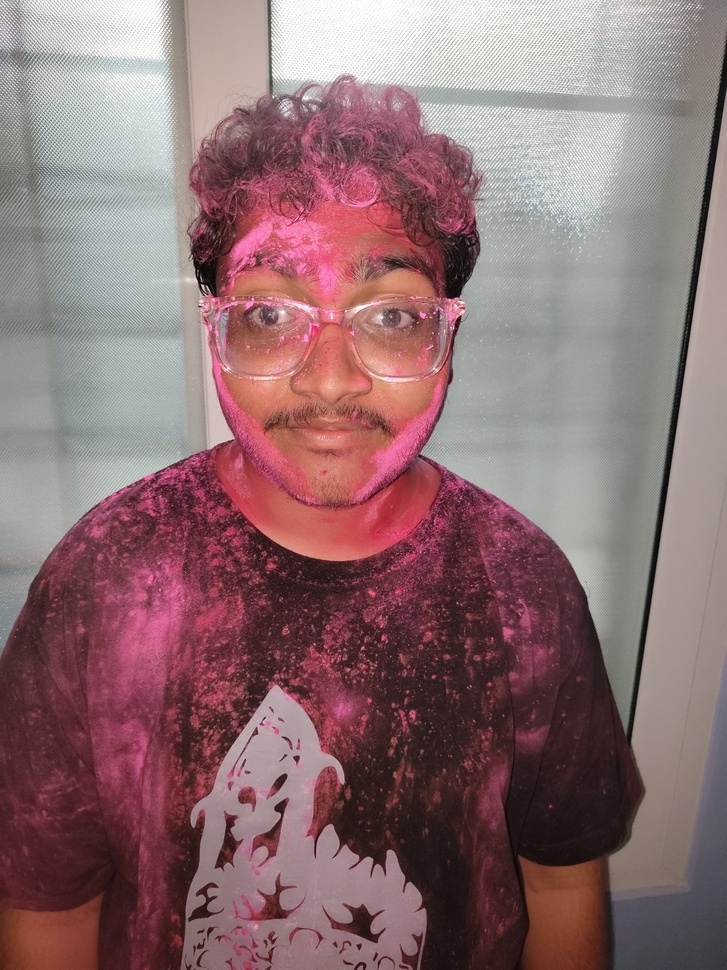
#> input picture Feautre Detection/23.jpg, 727 x 970 px, shrunk from 3072 x 4096 before the run
$ jupyter execute GOLF.ipynb
#> lines starting #> are read from the running program, lines starting #| are printed output that depends on the picture; long printed decimals are rounded
[cell 1]
import cv2
import numpy as np
import matplotlib.pyplot as plt

# Load the image
image = cv2.imread('23.jpg')
#> image is the input picture: shape (970, 727, 3); mean B, G, R 113.1, 110.5, 140.8
image_rgb = cv2.cvtColor(image, cv2.COLOR_BGR2RGB)

# Use a Haar cascade classifier for detecting faces
face_cascade = cv2.CascadeClassifier(cv2.data.haarcascades + 'haarcascade_frontalface_default.xml')
faces = face_cascade.detectMultiScale(image_rgb, 1.3, 5)
#> faces = ()

# Draw rectangles around the faces
for (x,y,w,h) in faces:
    cv2.rectangle(image_rgb,(x,y),(x+w,y+h),(255,0,0),2)
#> this loop made 0 passes

# Display the result
plt.imshow(image_rgb)
plt.axis('off')
plt.show()

[cell 2]
import cv2
import numpy as np
import matplotlib.pyplot as plt

def compute_golf_descriptor(image):
    # Step 1: Detect keypoints
    keypoints = detect_keypoints(image)

    # Step 2: Compute local descriptors
    descriptors = compute_local_descriptors(image, keypoints)

    # Step 3: Feature pooling
    pooled_descriptor = pool_features(descriptors)

    # Step 4: Normalize
    normalized_descriptor = normalize(pooled_descriptor)

    return normalized_descriptor

def detect_keypoints(image):
    # Use a keypoint detector (e.g., ORB, FAST, etc.)
    detector = cv2.ORB_create()
    keypoints = detector.detect(image, None)
    return keypoints

def compute_local_descriptors(image, keypoints):
    # Compute local descriptors around keypoints
    extractor = cv2.ORB_create()
    keypoints, descriptors = extractor.compute(image, keypoints)
    return descriptors

def pool_features(descriptors):
    # Perform feature pooling (e.g., max pooling, average pooling)
    pooled_descriptor = np.max(descriptors, axis=0)  # Example: Max pooling
    return pooled_descriptor

def normalize(descriptor):
    # Normalize the descriptor (e.g., L2 normalization)
    normalized_descriptor = descriptor / np.linalg.norm(descriptor)
    return normalized_descriptor

# Load images
image1 = cv2.imread('24.jpg', cv2.IMREAD_GRAYSCALE)
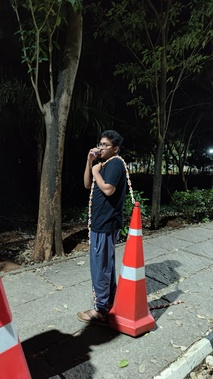
#> input picture Feautre Detection/24.jpg, 213 x 379 px, shrunk from 900 x 1600 before the run
#> image1: shape (379, 213); min 0, max 255, mean 64
image2 = cv2.imread('25.jpg', cv2.IMREAD_GRAYSCALE)
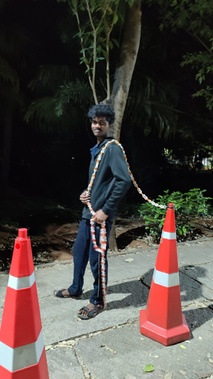
#> input picture Feautre Detection/25.jpg, 213 x 379 px, shrunk from 900 x 1600 before the run
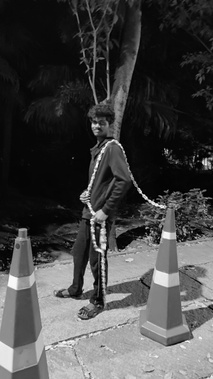
#> image2: shape (379, 213); min 0, max 254, mean 69.3

# Compute GOLF descriptors
descriptor1 = compute_golf_descriptor(image1)
#> in detect_keypoints, `keypoints = detector.detect(image, None)`: keypoints = 449 keypoints; strongest (x, y, size): (131, 188, 31), (95, 181, 31), (93, 168, 53.6), (94, 168, 44.6)
#> in pool_features, `pooled_descriptor = np.max(descriptors, axis=0)`: pooled_descriptor = 32 values, max 255 at index 0, min 252 at index 2, mean 254.7
#> in normalize, `normalized_descriptor = descriptor / np.linalg.norm(descriptor)`: normalized_descriptor = 32 values, max 0.177 at index 0, min 0.175 at index 2, mean 0.177
#> descriptor1 has the same summary as normalized_descriptor in normalize
descriptor2 = compute_golf_descriptor(image2)
#> in detect_keypoints (call 2), `keypoints = detector.detect(image, None)`: keypoints = 455 keypoints; strongest (x, y, size): (102, 252, 31), (140, 191, 31), (104, 251, 31), (99, 247, 31)
#> descriptor2 = 32 values, max 0.177 at index 0, min 0.176 at index 4, mean 0.177

# Display images
plt.figure(figsize=(10, 5))

plt.subplot(1, 2, 1)
plt.imshow(image1, cmap='gray')
plt.title('Image 1')
plt.axis('off')

plt.subplot(1, 2, 2)
plt.imshow(image2, cmap='gray')
plt.title('Image 2')
plt.axis('off')

plt.show()

# Compare descriptors
distance = np.linalg.norm(descriptor1 - descriptor2)
#> distance = 0.00312
print("Distance between descriptors:", distance)
#| Distance between descriptors: 0.003121

[cell 3]
import cv2
import numpy as np

def compute_golf_descriptor(image):
    # Step 1: Detect keypoints
    keypoints = detect_keypoints(image)
#> in detect_keypoints, `keypoints = detector.detect(image, None)`: keypoints = 449 keypoints; strongest (x, y, size): (131, 188, 31), (95, 181, 31), (93, 168, 53.6), (94, 168, 44.6)

    # Step 2: Compute local descriptors
    descriptors = compute_local_descriptors(image, keypoints)

    # Step 3: Feature pooling
    pooled_descriptor = pool_features(descriptors)

    # Step 4: Normalize
    normalized_descriptor = normalize(pooled_descriptor)

    return normalized_descriptor

def detect_keypoints(image):
    # Use a keypoint detector (e.g., ORB, FAST, etc.)
    detector = cv2.ORB_create()
    keypoints = detector.detect(image, None)
    return keypoints

def compute_local_descriptors(image, keypoints):
    # Compute local descriptors around keypoints
    extractor = cv2.ORB_create()
    keypoints, descriptors = extractor.compute(image, keypoints)
    return descriptors

def pool_features(descriptors):
    # Perform feature pooling (e.g., max pooling, average pooling)
    pooled_descriptor = np.max(descriptors, axis=0)  # Example: Max pooling
    return pooled_descriptor

def normalize(descriptor):
    # Normalize the descriptor (e.g., L2 normalization)
    normalized_descriptor = descriptor / np.linalg.norm(descriptor)
    return normalized_descriptor

# Load images
image1 = cv2.imread('24.jpg', cv2.IMREAD_GRAYSCALE)
image2 = cv2.imread('25.jpg', cv2.IMREAD_GRAYSCALE)

# Compute GOLF descriptors
descriptor1 = compute_golf_descriptor(image1)
descriptor2 = compute_golf_descriptor(image2)
#> in detect_keypoints (call 2), `keypoints = detector.detect(image, None)`: keypoints = 455 keypoints; strongest (x, y, size): (102, 252, 31), (140, 191, 31), (104, 251, 31), (99, 247, 31)

# Display images
cv2.imshow("Image 1", image1)
cv2.imshow("Image 2", image2)
cv2.waitKey(0)
cv2.destroyAllWindows()

# Compare descriptors
distance = np.linalg.norm(descriptor1 - descriptor2)
print("Distance between descriptors:", distance)
#| Distance between descriptors: 0.003121

[cell 4]
import cv2
import numpy as np

def compute_golf_descriptor(image):
    # Step 1: Detect keypoints
    keypoints = detect_keypoints(image)

    # Step 2: Compute local descriptors
    descriptors = compute_local_descriptors(image, keypoints)

    # Step 3: Feature pooling
    pooled_descriptor = pool_features(descriptors)

    # Step 4: Normalize
    normalized_descriptor = normalize(pooled_descriptor)

    return normalized_descriptor

def detect_keypoints(image):
    # Use a keypoint detector (e.g., ORB, FAST, etc.)
    detector = cv2.ORB_create()
    keypoints = detector.detect(image, None)
    return keypoints

def compute_local_descriptors(image, keypoints):
    # Compute local descriptors around keypoints
    extractor = cv2.ORB_create()
    keypoints, descriptors = extractor.compute(image, keypoints)
    return descriptors

def pool_features(descriptors):
    # Perform feature pooling (e.g., max pooling, average pooling)
    pooled_descriptor = np.max(descriptors, axis=0)  # Example: Max pooling
    return pooled_descriptor

def normalize(descriptor):
    # Normalize the descriptor (e.g., L2 normalization)
    normalized_descriptor = descriptor / np.linalg.norm(descriptor)
    return normalized_descriptor

# Load images
image1 = cv2.imread('23.jpg', cv2.IMREAD_GRAYSCALE)
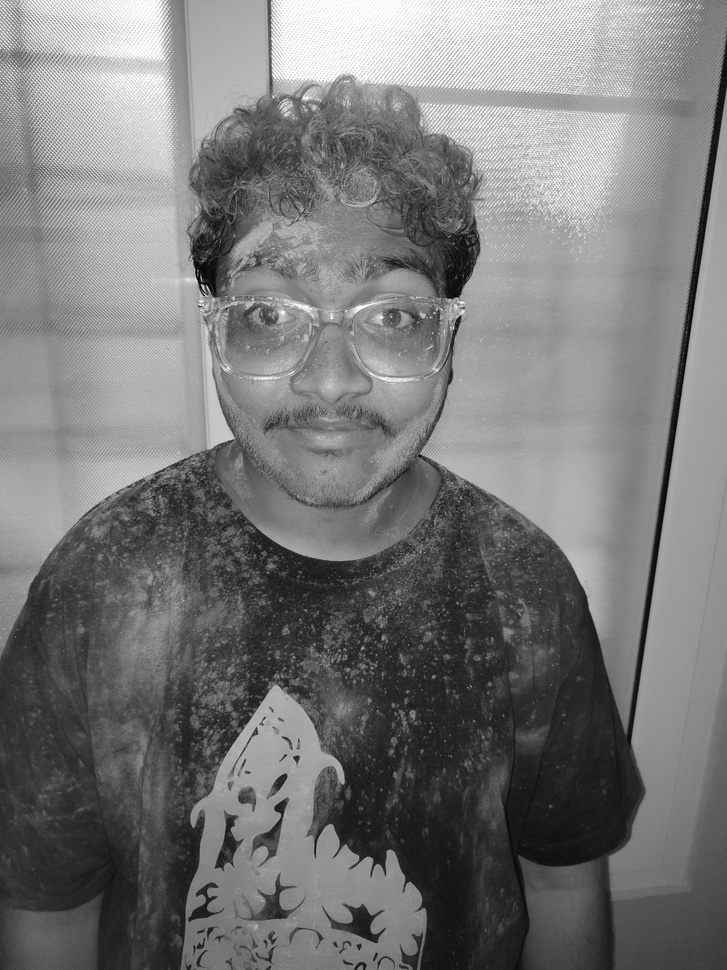
#> image1: shape (970, 727); min 0, max 255, mean 119.9
image2 = cv2.imread('23.jpg', cv2.IMREAD_GRAYSCALE)

# Compute GOLF descriptors
descriptor1 = compute_golf_descriptor(image1)
#> in detect_keypoints, `keypoints = detector.detect(image, None)`: keypoints = 500 keypoints; strongest (x, y, size): (202, 286, 31), (203, 286, 37.2), (460, 317, 31), (207, 287, 31)
#> in pool_features, `pooled_descriptor = np.max(descriptors, axis=0)`: pooled_descriptor = 32 values, max 255 at index 1, min 254 at index 0, mean 254.8
#> in normalize, `normalized_descriptor = descriptor / np.linalg.norm(descriptor)`: normalized_descriptor = 32 values, max 0.177 at index 1, min 0.176 at index 0, mean 0.177
#> descriptor1 has the same summary as normalized_descriptor in normalize
descriptor2 = compute_golf_descriptor(image2)
#> descriptor2 has the same summary as normalized_descriptor in normalize

# Compare descriptors
distance = np.linalg.norm(descriptor1 - descriptor2)
#> distance = 0
print("Distance between descriptors:", distance)
#| Distance between descriptors: 0.0

[cell 5]
import cv2
import numpy as np

def compute_golf_descriptor(image):
    # Step 1: Detect keypoints
    keypoints = detect_keypoints(image)

    # Step 2: Compute local descriptors
    descriptors = compute_local_descriptors(image, keypoints)

    # Step 3: Feature pooling
    pooled_descriptor = pool_features(descriptors)

    # Step 4: Normalize
    normalized_descriptor = normalize(pooled_descriptor)

    return normalized_descriptor

def detect_keypoints(image):
    # Use a keypoint detector (e.g., ORB, FAST, etc.)
    detector = cv2.ORB_create()
    keypoints = detector.detect(image, None)
    return keypoints

def compute_local_descriptors(image, keypoints):
    # Compute local descriptors around keypoints
    extractor = cv2.ORB_create()
    keypoints, descriptors = extractor.compute(image, keypoints)
    return descriptors

def pool_features(descriptors):
    # Perform feature pooling (e.g., max pooling, average pooling)
    pooled_descriptor = np.max(descriptors, axis=0)  # Example: Max pooling
    return pooled_descriptor

def normalize(descriptor):
    # Normalize the descriptor (e.g., L2 normalization)
    normalized_descriptor = descriptor / np.linalg.norm(descriptor)
    return normalized_descriptor

# Load images
image1 = cv2.imread('23.jpg', cv2.IMREAD_GRAYSCALE)
image2 = cv2.imread('24.jpg', cv2.IMREAD_GRAYSCALE)

# Compute GOLF descriptors
descriptor1 = compute_golf_descriptor(image1)
descriptor2 = compute_golf_descriptor(image2)
#> in detect_keypoints (call 2), `keypoints = detector.detect(image, None)`: keypoints = 449 keypoints; strongest (x, y, size): (131, 188, 31), (95, 181, 31), (93, 168, 53.6), (94, 168, 44.6)
#> descriptor2 = 32 values, max 0.177 at index 0, min 0.175 at index 2, mean 0.177

# Compare descriptors
distance = np.linalg.norm(descriptor1 - descriptor2)
#> distance = 0.00332
print("Distance between descriptors:", distance)
#| Distance between descriptors: 0.00332

[cell 6]
import cv2
import numpy as np
import matplotlib.pyplot as plt

def compute_golf_descriptor(image):
    # Step 1: Detect keypoints
    keypoints = detect_keypoints(image)

    # Step 2: Compute local descriptors
    descriptors = compute_local_descriptors(image, keypoints)

    # Step 3: Feature pooling
    pooled_descriptor = pool_features(descriptors)

    # Step 4: Normalize
    normalized_descriptor = normalize(pooled_descriptor)

    return normalized_descriptor

def detect_keypoints(image):
    # Use a keypoint detector (e.g., ORB, FAST, etc.)
    detector = cv2.ORB_create()
    keypoints = detector.detect(image, None)
    return keypoints

def compute_local_descriptors(image, keypoints):
    # Compute local descriptors around keypoints
    extractor = cv2.ORB_create()
    keypoints, descriptors = extractor.compute(image, keypoints)
    return descriptors

def pool_features(descriptors):
    # Perform feature pooling (e.g., max pooling, average pooling)
    pooled_descriptor = np.max(descriptors, axis=0)  # Example: Max pooling
    return pooled_descriptor

def normalize(descriptor):
    # Normalize the descriptor (e.g., L2 normalization)
    normalized_descriptor = descriptor / np.linalg.norm(descriptor)
    return normalized_descriptor

# Load images
image1 = cv2.imread('50.jpg', cv2.IMREAD_GRAYSCALE)
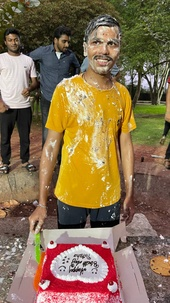
#> input picture Feautre Detection/50.jpg, 170 x 303 px, shrunk from 720 x 1280 before the run
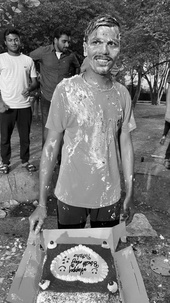
#> image1: shape (303, 170); min 0, max 255, mean 114.2
image2 = cv2.imread('500.jpg', cv2.IMREAD_GRAYSCALE)
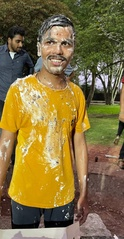
#> input picture Feautre Detection/500.jpg, 124 x 239 px, shrunk from 524 x 1010 before the run
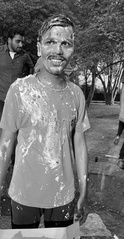
#> image2: shape (239, 124); min 0, max 255, mean 112.5

# Compute GOLF descriptors
descriptor1 = compute_golf_descriptor(image1)
#> in detect_keypoints, `keypoints = detector.detect(image, None)`: keypoints = 373 keypoints; strongest (x, y, size): (57, 54, 31), (72, 266, 31), (84, 264, 31), (79, 262, 31)
#> in pool_features, `pooled_descriptor = np.max(descriptors, axis=0)`: pooled_descriptor = 32 values, max 255 at index 0, min 247 at index 15, mean 254.4
#> in normalize, `normalized_descriptor = descriptor / np.linalg.norm(descriptor)`: normalized_descriptor = 32 values, max 0.177 at index 0, min 0.172 at index 15, mean 0.177
#> descriptor1 has the same summary as normalized_descriptor in normalize
descriptor2 = compute_golf_descriptor(image2)
#> in detect_keypoints (call 2), `keypoints = detector.detect(image, None)`: keypoints = 283 keypoints; strongest (x, y, size): (90, 83, 31), (86, 78, 31), (40, 54, 31), (63, 43, 31)
#> descriptor2 = 32 values, max 0.177 at index 0, min 0.176 at index 2, mean 0.177

# Display images
plt.figure(figsize=(10, 5))

plt.subplot(1, 2, 1)
plt.imshow(image1, cmap='gray')
plt.title('Image 1')
plt.axis('off')

plt.subplot(1, 2, 2)
plt.imshow(image2, cmap='gray')
plt.title('Image 2')
plt.axis('off')

plt.show()

# Compare descriptors
distance = np.linalg.norm(descriptor1 - descriptor2)
#> distance = 0.00623
print("Distance between descriptors:", distance)
#| Distance between descriptors: 0.006233

[cell 7]
import cv2
import numpy as np
import matplotlib.pyplot as plt

def compute_golf_descriptor(image):
    # Step 1: Detect keypoints
    keypoints = detect_keypoints(image)
#> in detect_keypoints, `keypoints = detector.detect(image, None)`: keypoints = 373 keypoints; strongest (x, y, size): (57, 54, 31), (72, 266, 31), (84, 264, 31), (79, 262, 31)

    # Step 2: Compute local descriptors
    descriptors = compute_local_descriptors(image, keypoints)

    # Step 3: Feature pooling
    pooled_descriptor = pool_features(descriptors)

    # Step 4: Normalize
    normalized_descriptor = normalize(pooled_descriptor)

    return normalized_descriptor

def detect_keypoints(image):
    # Use a keypoint detector (e.g., ORB, FAST, etc.)
    detector = cv2.ORB_create()
    keypoints = detector.detect(image, None)
    return keypoints

def compute_local_descriptors(image, keypoints):
    # Compute local descriptors around keypoints
    extractor = cv2.ORB_create()
    keypoints, descriptors = extractor.compute(image, keypoints)
    return descriptors

def pool_features(descriptors):
    # Perform feature pooling (e.g., max pooling, average pooling)
    pooled_descriptor = np.max(descriptors, axis=0)  # Example: Max pooling
    return pooled_descriptor

def normalize(descriptor):
    # Normalize the descriptor (e.g., L2 normalization)
    normalized_descriptor = descriptor / np.linalg.norm(descriptor)
    return normalized_descriptor

# Load images
image1 = cv2.imread('50.jpg', cv2.IMREAD_GRAYSCALE)
image2 = cv2.imread('50.jpg', cv2.IMREAD_GRAYSCALE)

# Compute GOLF descriptors
descriptor1 = compute_golf_descriptor(image1)
descriptor2 = compute_golf_descriptor(image2)
#> descriptor2 has the same summary as normalized_descriptor in normalize

# Display images
plt.figure(figsize=(10, 5))

plt.subplot(1, 2, 1)
plt.imshow(image1, cmap='gray')
plt.title('Image 1')
plt.axis('off')

plt.subplot(1, 2, 2)
plt.imshow(image2, cmap='gray')
plt.title('Image 2')
plt.axis('off')

plt.show()

# Compare descriptors
distance = np.linalg.norm(descriptor1 - descriptor2)
#> distance = 0
print("Distance between descriptors:", distance)
#| Distance between descriptors: 0.0

[cell 8]
import cv2
import numpy as np
import matplotlib.pyplot as plt

def compute_golf_descriptor(image):
    # Step 1: Detect keypoints
    keypoints = detect_keypoints(image)

    # Step 2: Compute local descriptors
    descriptors = compute_local_descriptors(image, keypoints)

    # Step 3: Feature pooling
    pooled_descriptor = pool_features(descriptors)

    # Step 4: Normalize
    normalized_descriptor = normalize(pooled_descriptor)

    return normalized_descriptor

def detect_keypoints(image):
    # Use a keypoint detector (e.g., ORB, FAST, etc.)
    detector = cv2.ORB_create()
    keypoints = detector.detect(image, None)
    return keypoints

def compute_local_descriptors(image, keypoints):
    # Compute local descriptors around keypoints
    extractor = cv2.ORB_create()
    keypoints, descriptors = extractor.compute(image, keypoints)
    return descriptors

def pool_features(descriptors):
    # Perform feature pooling (e.g., max pooling, average pooling)
    pooled_descriptor = np.max(descriptors, axis=0)  # Example: Max pooling
    return pooled_descriptor

def normalize(descriptor):
    # Normalize the descriptor (e.g., L2 normalization)
    normalized_descriptor = descriptor / np.linalg.norm(descriptor)
    return normalized_descriptor

# Load images
image1 = cv2.imread('23.jpg', cv2.IMREAD_GRAYSCALE)
image2 = cv2.imread('36.jpg', cv2.IMREAD_GRAYSCALE)
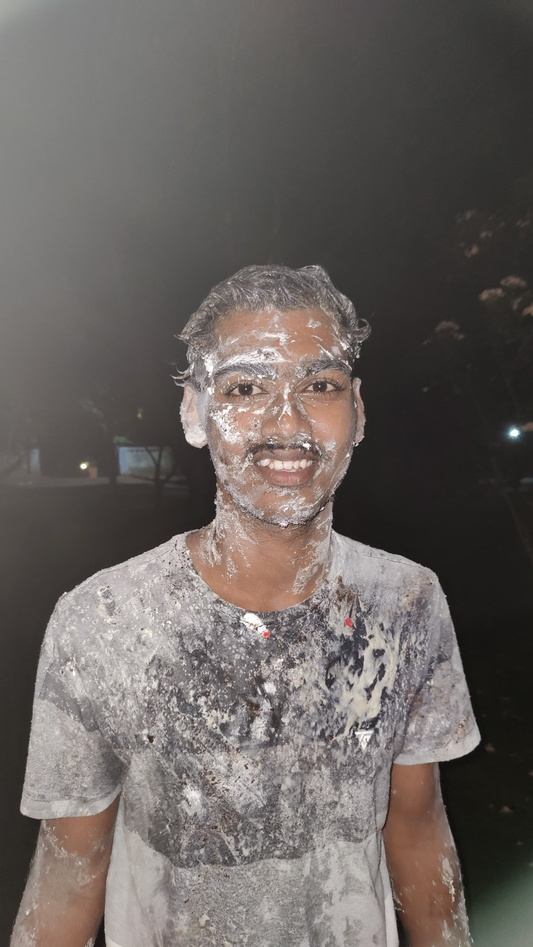
#> input picture Feautre Detection/36.jpg, 533 x 947 px, shrunk from 2250 x 4000 before the run
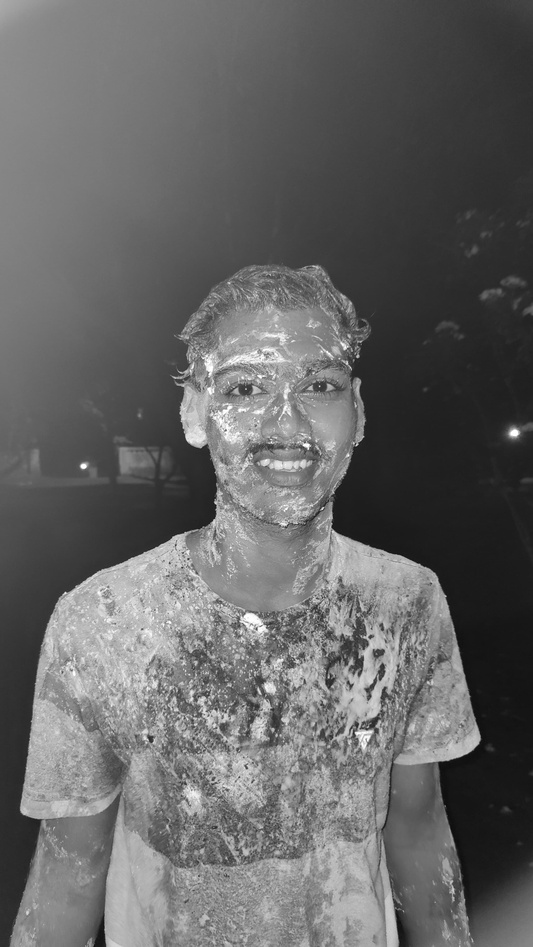
#> image2: shape (947, 533); min 10, max 255, mean 100.9

# Compute GOLF descriptors
descriptor1 = compute_golf_descriptor(image1)
#> in detect_keypoints, `keypoints = detector.detect(image, None)`: keypoints = 500 keypoints; strongest (x, y, size): (202, 286, 31), (203, 286, 37.2), (460, 317, 31), (207, 287, 31)
#> in pool_features, `pooled_descriptor = np.max(descriptors, axis=0)`: pooled_descriptor = 32 values, max 255 at index 1, min 254 at index 0, mean 254.8
#> in normalize, `normalized_descriptor = descriptor / np.linalg.norm(descriptor)`: normalized_descriptor = 32 values, max 0.177 at index 1, min 0.176 at index 0, mean 0.177
#> descriptor1 has the same summary as normalized_descriptor in normalize
descriptor2 = compute_golf_descriptor(image2)
#> in detect_keypoints (call 2), `keypoints = detector.detect(image, None)`: keypoints = 500 keypoints; strongest (x, y, size): (82, 466, 37.2), (308, 445, 31), (84, 467, 37.2), (356, 733, 31)
#> descriptor2 = 32 values, max 0.177 at index 1, min 0.175 at index 4, mean 0.177

# Display images
plt.figure(figsize=(10, 5))

plt.subplot(1, 2, 1)
plt.imshow(image1, cmap='gray')
plt.title('Image 1')
plt.axis('off')

plt.subplot(1, 2, 2)
plt.imshow(image2, cmap='gray')
plt.title('Image 2')
plt.axis('off')

plt.show()

# Compare descriptors
distance = np.linalg.norm(descriptor1 - descriptor2)
#> distance = 0.00218
print("Distance between descriptors:", distance)
#| Distance between descriptors: 0.00218
